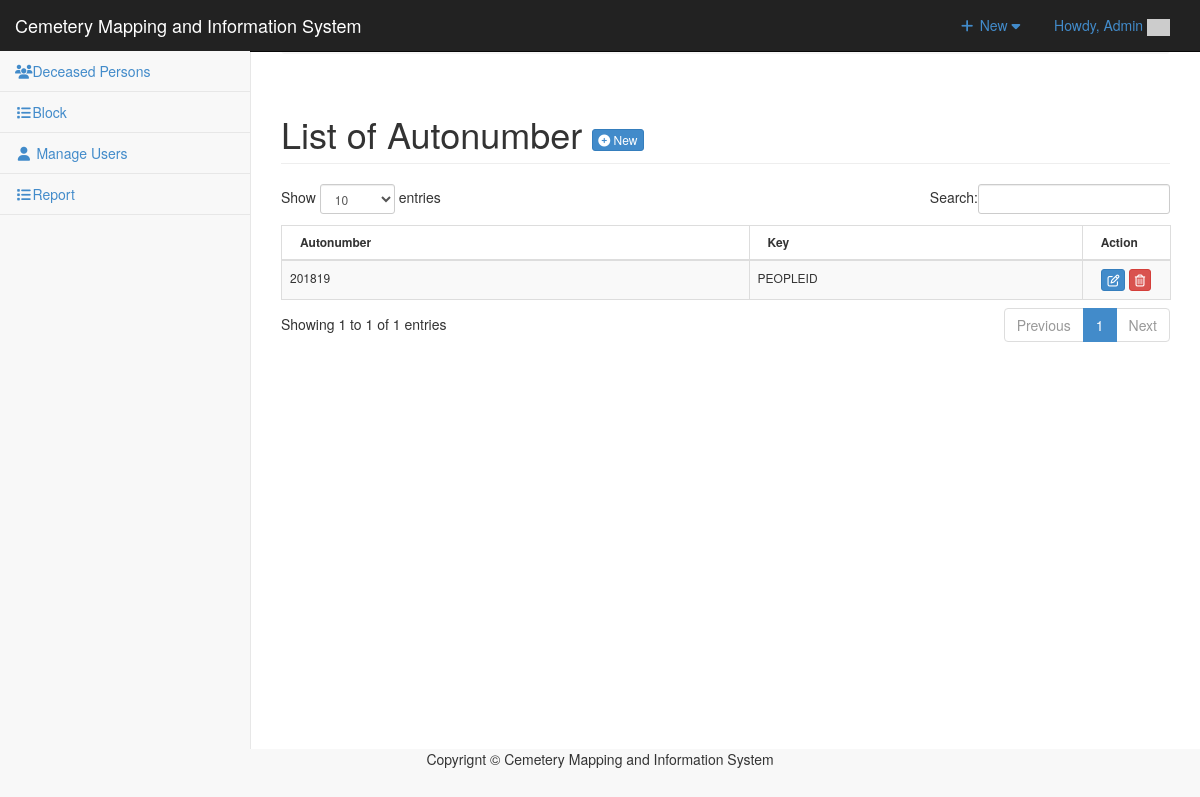
The page /admin/autonumber/index.php (signed in) on the database its author committed.
### tables this page shows
CREATE TABLE `tblautonumber` (
  `ID` int(11) NOT NULL,
  `AUTOSTART` varchar(11) NOT NULL,
  `AUTOINC` int(11) NOT NULL,
  `AUTOEND` int(11) NOT NULL,
  `AUTOKEY` varchar(12) NOT NULL,
  `AUTONUM` int(30) NOT NULL
);

### admin/autonumber/index.php (called while the page is built, shortened)
<?php
require_once ("../theme/templates.php");
?>

### include/database.php (called while the page is built, shortened)
<?php
class Database {
	var $sql_string = '';
	private $conn;
	public function open_connection() {
		$this->conn = mysqli_connect(server,user,pass);
		if(!$this->conn){
			echo "Problem in database connection! Contact administrator!";
			exit();
		}else{
			$db_select = mysqli_select_db($this->conn,database_name);
		}
	}
	function setQuery($sql='') {
		$this->sql_string=$sql;
	}
	function executeQuery() {
		$result = mysqli_query($this->conn,$this->sql_string);
		return $result;
	}
	private function confirm_query($result) {
		return $result;
	}
	function loadResultList( $key='' ) {
		$cur = $this->executeQuery();
		$array = array();
		while ($row = mysqli_fetch_object($cur)) {
			if ($key) {
				$array[$row->$key] = $row;
			} else {
				$array[] = $row;
			}
		}
		return $array;
	}
}
$mydb = new Database();
?>

### admin/autonumber/list.php (the view, shortened to what this page needs)
<div class="row">
      	 <div class="col-lg-12">
           <h1 class="page-header">List of Autonumber  <a href="index.php?view=add" class="btn btn-primary btn-xs  ">  <i class="fa fa-plus-circle fw-fa"></i> New</a>  </h1>
      		</div>
  		 </div>
 		    <form action="controller.php?action=delete" Method="POST">
		     <div class="table-responsive">
			<table id="example" class="table table-striped table-bordered table-hover"  style="font-size:12px" cellspacing="0">
			  <thead>
			  	<tr>
			  		<th>
			  		 Autonumber</th>
			  		  <th>Key</th>
			  		 <th width="10%" align="center">Action</th>
			  	</tr>
			  </thead>
			  <tbody>
			  	<?php
			  		$mydb->setQuery("SELECT * FROM `tblautonumber`");
			  		$cur = $mydb->loadResultList();
					foreach ($cur as $result) {
			  		echo '<tr>';
		  			echo '<td>' . $result->AUTOSTART. $result->AUTOEND.'</td>';
		  			echo '<td>' . $result->AUTOKEY.'</td>';
			  		echo '<td align="center"><a title="Edit" href="index.php?view=edit&id='.$result->ID.'" class="btn btn-primary btn-xs  ">  <span class="fa fa-edit fw-fa"></a>
			  		     <a title="Delete" href="controller.php?action=delete&id='.$result->ID.'" class="btn btn-danger btn-xs  ">  <span class="fa  fa-trash-o fw-fa "></a></td>';
			  		echo '</tr>';
			  	}
			  	?>
			  </tbody>
			</table>
			</form>

### admin/css/sb-admin-2.css (style rules this page uses)
body { background-color: #f8f8f8; }

### rows shown on the page
tblautonumber: AUTOSTART "2018", AUTOEND "19", AUTOKEY "PEOPLEID"

### other values the page prints
$_SESSION['U_NAME'] "Admin"
